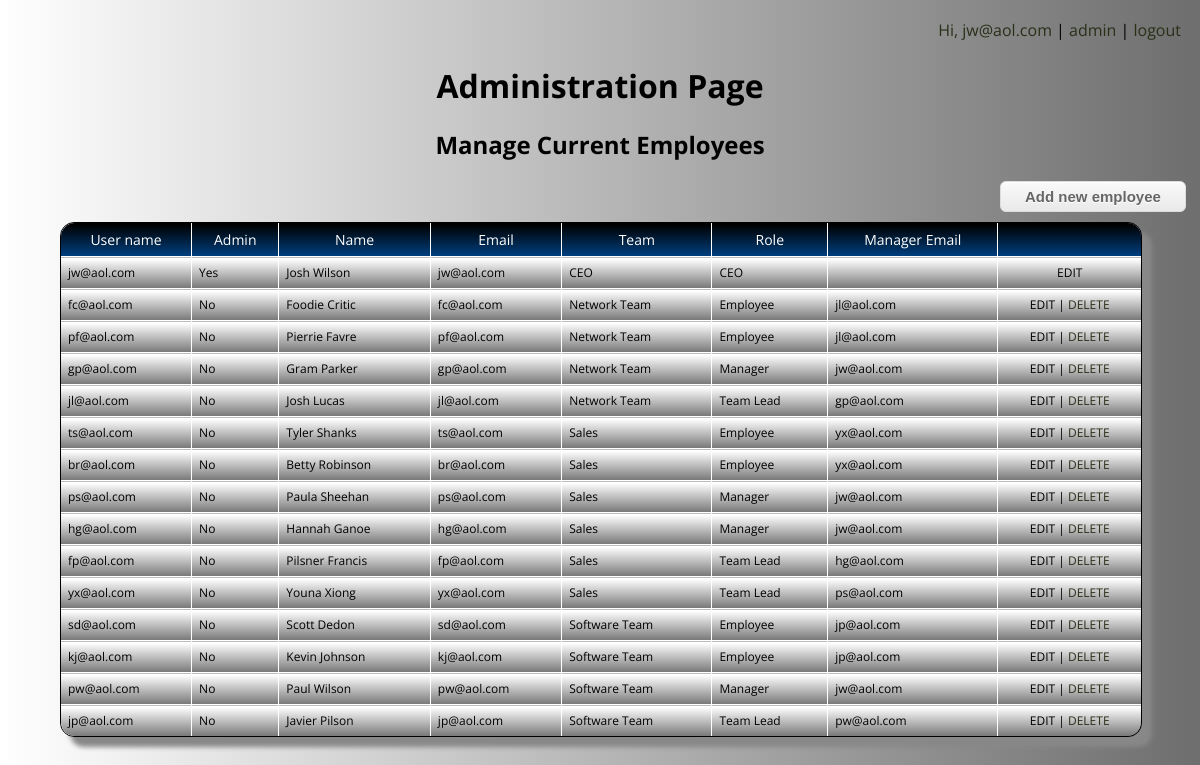
The app's page /accounts/manageUsers.php (signed in) with its own data.
### tables this page shows
CREATE TABLE `credentials2` (
	`id` INT NULL,
	`username` VARCHAR(45) NULL,
	`password` VARCHAR(45) NULL,
	`admin` BINARY NULL,
	PRIMARY KEY (`id`),
	FOREIGN KEY (`id`) REFERENCES employees(`id`));

CREATE TABLE `employees` (
	`id` INT NOT NULL AUTO_INCREMENT, 
	`name` VARCHAR(45) NULL,
	`email` VARCHAR(45) NULL,
	`organization_name` VARCHAR(45) NULL, 
	`role` VARCHAR(45) NULL, 
	`manager_email` VARCHAR (45) NULL, 
	PRIMARY KEY (`id`));

### accounts/manageUsers.php (the view, shortened to what this page needs)
<?php
	require("../includes/header.php");
	require("../includes/topmenu.php");
	require("../controllers/db2.php");
?>
<?php
    $userInfoQuery = "select credentials2.id, username, admin, name, email, organization_name, role, manager_email
    					 from credentials2, employees where credentials2.id = employees.id order by organization_name, role";
    $results = mysqli_query($connection, $userInfoQuery);
?>
	 <h1 class="center">Administration Page</h1>
     <h2 class="center">Manage Current Employees</h2>
     <div class="right-align bottom-margin">
     	<strong><a href="addUser.php" class="formButton" target="_blank">Add new employee</a></strong>
     </div>
     <div class="user-table">
         <table>
             <tr>
                 <td>User name</td>
                 <td>Admin</td>
                 <td>Name</td>
                 <td>Email</td>
                 <td>Team</td>
                 <td>Role</td>
                 <td>Manager Email</td>
                 <td></td>
             </tr>
             <?php
             while($row = mysqli_fetch_assoc($results)) {
				 $delete = " | <a href='#' class='confirmDelete' onclick='alertBox(" . $row['id'] . ")'>DELETE</a>";
				 $admin = "";
				 if($row["admin"] == 1){
				 	$admin = "Yes";
				 	$delete = "";
				 } else if($row["admin"] == 0){
				 	$admin = "No";
				 }
                 echo "<tr>
                 		<td>" . $row["username"] . "</td>
                 		<td>" . $admin . "</td>
                 		<td>" . $row["name"] . "</td>
                 		<td>" . $row["email"] . "</td>
                 		<td>" . $row["organization_name"] . "</td>
                 		<td>" . $row["role"] . "</td>
                 		<td>" . $row["manager_email"] . "</td>
                 		<td> <a href=\"editUser.php?id=" . $row["id"] . "\" style=\"color:black\" >EDIT</a>" . $delete .
                 		"</td>
                 	   </tr>";
             }
             ?>
        	</table>
		</div>
	</body>
</html>

### includes/header.php (shortened to what this page needs)
<?php
	$server = $_SERVER['SERVER_NAME'];
	if (strpos($server,'metrostate.edu') == true) {
		$server = "/~ics325fa1528";
	} else $server = "";
?>
<!DOCTYPE html>
<html>
<head>
	<link href="<?php echo $server ?>/ics325/OrgTrgSystem/styles/main.css" rel="stylesheet">
	<link href="<?php echo $server ?>/ics325/OrgTrgSystem/styles/generated.css" rel="stylesheet">
	<link rel="stylesheet" type="text/css" href="<?php echo $server ?>/ics325/OrgTrgSystem/js/sweetalert-master/dist/sweetalert.css">
	<link rel="stylesheet" href="//code.jquery.com/ui/1.11.4/themes/smoothness/jquery-ui.css">
</head>
<body>

### includes/topmenu.php (shortened to what this page needs)
<?php
	$isAdmin = "";
	if(isset($_SESSION['adminFlag'])){
		if($_SESSION['adminFlag'] == 1){
			$isAdmin = " | <a href='/ics325/OrgTrgSystem/accounts/admin.php'>admin</a>";
		} else $isAdmin = " | <a href='/ics325/OrgTrgSystem/accounts/changePassword.php'>change password</a>";
	}
	if(isset($_SESSION['uname'])){
?>
	<div class="top-menu">
		<span><a href="/ics325/OrgTrgSystem/index.php">Hi, <?php echo $_SESSION['uname'] ?></a></span>
		<span><?php echo $isAdmin ?></span>
		<span> | <a href="/ics325/OrgTrgSystem/accounts/logout.php">logout</a></span>
	</div>
<?php
}
?>

### styles/main.css (style rules this page uses)
body { height: 100%; margin: 0; font-family: 'Open Sans', sans-serif; background-image: -webkit-gradient( linear, right top, left top, color-stop(0, #6E6E6E), color-stop(1, #FFFFFF), color-stop(1, #1B1B1B) ); background-image: -o-linear-gradient(left, #6E6E6E 0%, #FFFFFF 100%, #1B1B1B 100%); background-image: -moz-linear-gradient(left, #6E6E6E 0%, #FFFFFF 100%, #1B1B1B 100%); background-image: -webkit-linear-gradient(left, #6E6E6E 0%, #FFFFFF 100%, #1B1B1B 100%); background-image: -ms-linear-gradient(left, #6E6E6E 0%, #FFFFFF 100%, #1B1B1B 100%); background-image: linear-gradient(to left, #6E6E6E 0%, #FFFFFF 100%, #1B1B1B 100%); }
html { min-height: 100%; }
div.top-menu { position: absolute; top: 1em; right: 1em; z-index: -1; padding: 3px; }
.center { text-align: center; }
a { text-decoration: none; color: #283018; }
.right-align { margin-left: 50em; font-size: 20px; }
.bottom-margin { margin-bottom: .5em; }

### records on screen
credentials2: username "jw@aol.com", admin "Yes", id.name "Josh Wilson", id.email "jw@aol.com", id.organization_name "CEO", id.role "CEO"
credentials2: username "fc@aol.com", admin "No", id.name "Foodie Critic", id.email "fc@aol.com", id.organization_name "Network Team", id.role "Employee", id.manager_email "jl@aol.com"
credentials2: username "pf@aol.com", admin "No", id.name "Pierrie Favre", id.email "pf@aol.com", id.organization_name "Network Team", id.role "Employee", id.manager_email "jl@aol.com"
credentials2: username "gp@aol.com", admin "No", id.name "Gram Parker", id.email "gp@aol.com", id.organization_name "Network Team", id.role "Manager", id.manager_email "jw@aol.com"
credentials2: username "jl@aol.com", admin "No", id.name "Josh Lucas", id.email "jl@aol.com", id.organization_name "Network Team", id.role "Team Lead", id.manager_email "gp@aol.com"
credentials2: username "ts@aol.com", admin "No", id.name "Tyler Shanks", id.email "ts@aol.com", id.organization_name "Sales", id.role "Employee", id.manager_email "yx@aol.com"
credentials2: username "br@aol.com", admin "No", id.name "Betty Robinson", id.email "br@aol.com", id.organization_name "Sales", id.role "Employee", id.manager_email "yx@aol.com"
credentials2: username "ps@aol.com", admin "No", id.name "Paula Sheehan", id.email "ps@aol.com", id.organization_name "Sales", id.role "Manager", id.manager_email "jw@aol.com"
credentials2: username "hg@aol.com", admin "No", id.name "Hannah Ganoe", id.email "hg@aol.com", id.organization_name "Sales", id.role "Manager", id.manager_email "jw@aol.com"
credentials2: username "fp@aol.com", admin "No", id.name "Pilsner Francis", id.email "fp@aol.com", id.organization_name "Sales", id.role "Team Lead", id.manager_email "hg@aol.com"
credentials2: username "yx@aol.com", admin "No", id.name "Youna Xiong", id.email "yx@aol.com", id.organization_name "Sales", id.role "Team Lead", id.manager_email "ps@aol.com"
credentials2: username "sd@aol.com", admin "No", id.name "Scott Dedon", id.email "sd@aol.com", id.organization_name "Software Team", id.role "Employee", id.manager_email "jp@aol.com"
credentials2: username "kj@aol.com", admin "No", id.name "Kevin Johnson", id.email "kj@aol.com", id.organization_name "Software Team", id.role "Employee", id.manager_email "jp@aol.com"
credentials2: username "pw@aol.com", admin "No", id.name "Paul Wilson", id.email "pw@aol.com", id.organization_name "Software Team", id.role "Manager", id.manager_email "jw@aol.com"
credentials2: username "jp@aol.com", admin "No", id.name "Javier Pilson", id.email "jp@aol.com", id.organization_name "Software Team", id.role "Team Lead", id.manager_email "pw@aol.com"

### other values on screen
$_SESSION['uname'] "jw@aol.com"
